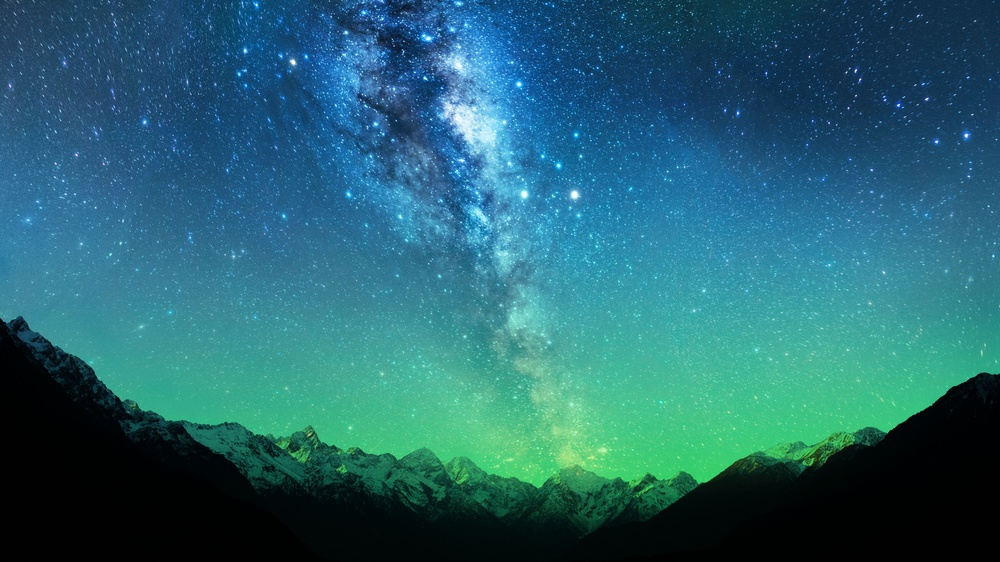
#> input picture galaxy.jpg, 1000 x 562 px, shrunk from 4000 x 2250 before the run
$ python image_processing.py
#> lines starting #> are read from the running program, lines starting #| are printed output that depends on the picture
import cv2
from matplotlib import pyplot as plt

img = cv2.imread('galaxy.jpg')
#> img is the input picture: shape (562, 1000, 3); mean B, G, R 112.1, 100.4, 37.6
gray_img = cv2.cvtColor(img, cv2.COLOR_BGR2GRAY)
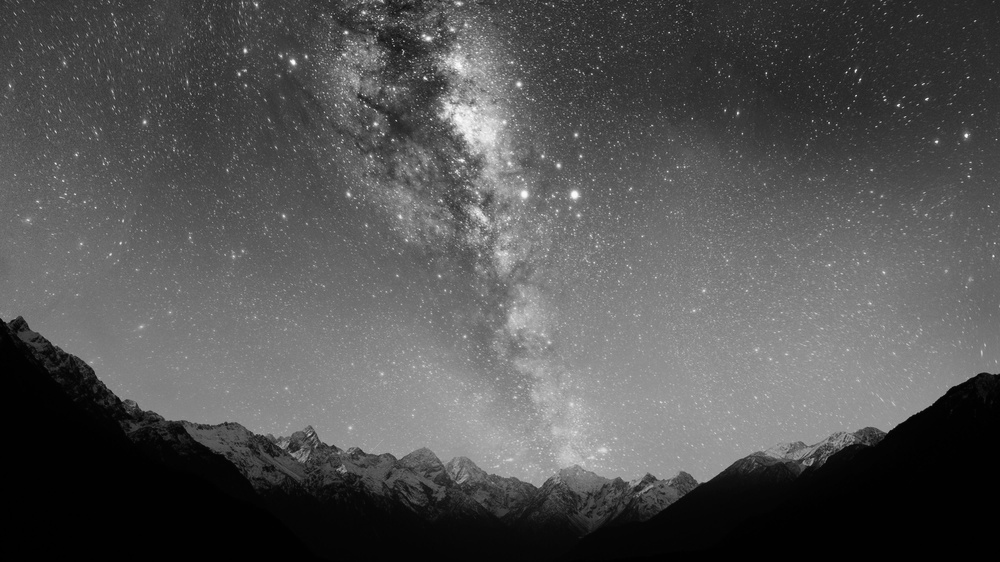
#> gray_img: shape (562, 1000); min 0, max 254, mean 82.9

fig, ax = plt.subplots(ncols=2)

ax[0].imshow(img[..., ::-1])  # BGR to RGB
ax[0].set_title('Original image')

ax[1].imshow(gray_img, cmap=plt.cm.gray)
ax[1].set_title('Grayscale image')

plt.show()
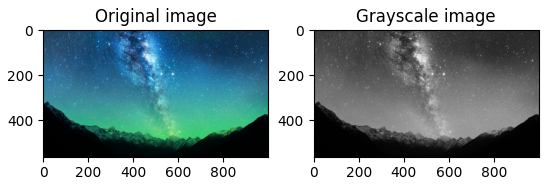
#> figure drawn by matplotlib, 2 panels
